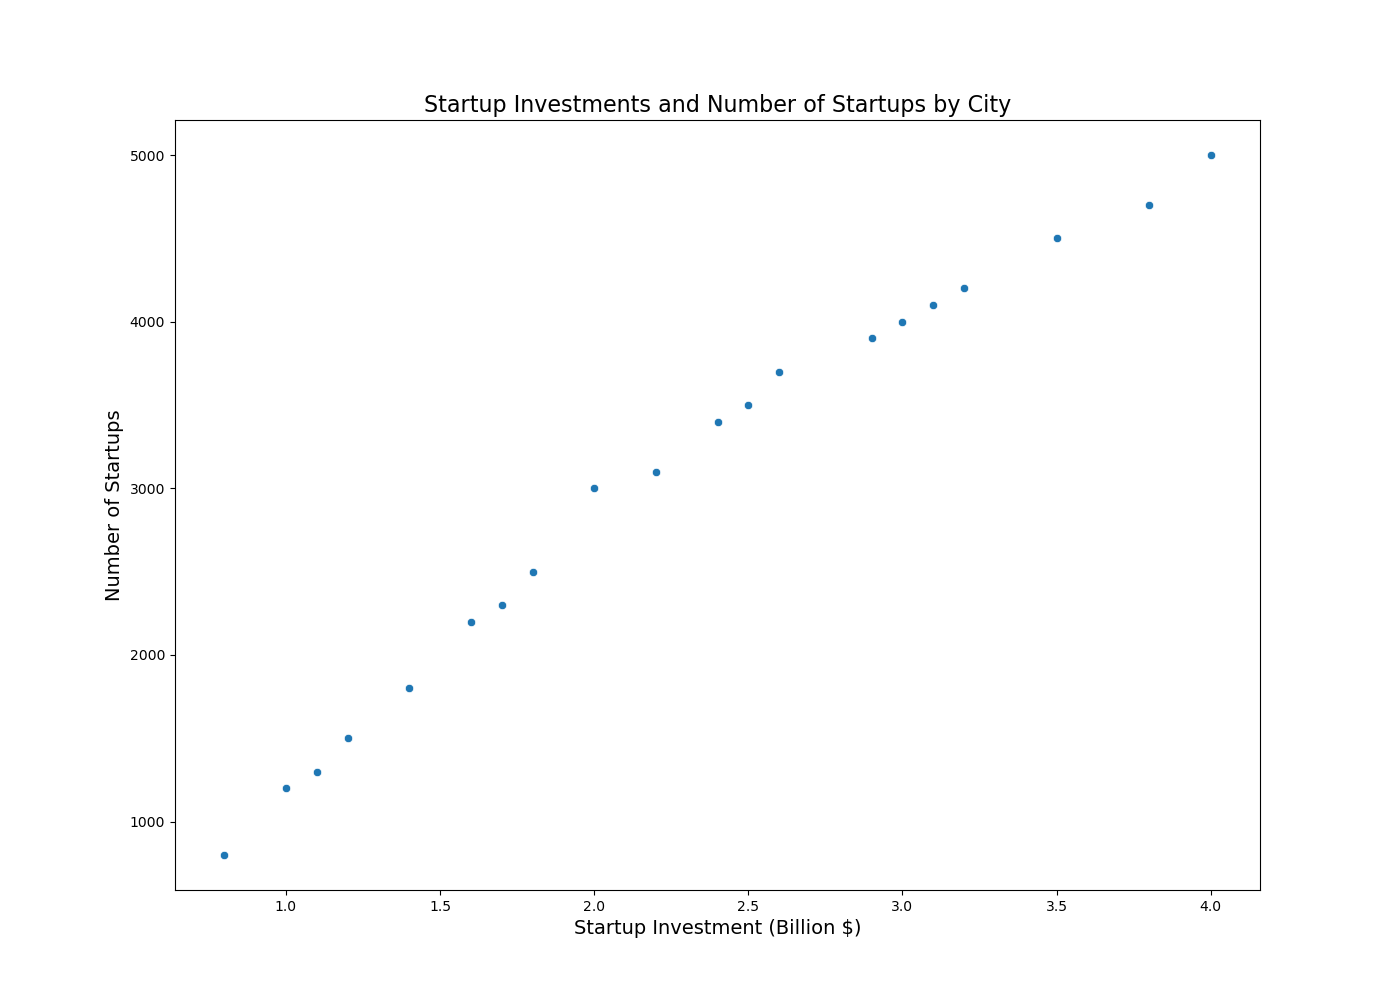

The Python source for this figure:

import seaborn as sns
import pandas as pd
import matplotlib.pyplot as plt

# Create a DataFrame with the provided data
data = {
    'City': ['London', 'New York', 'Los Angeles', 'Tokyo', 'Paris', 'Berlin', 'Moscow', 'Beijing', 'Sydney', 'Rio de Janeiro', 'Cairo', 'Mumbai', 'Chicago', 'Toronto', 'Mexico City', 'Seoul', 'Madrid', 'Johannesburg', 'Dubai', 'Singapore'],
    'Startup_Investment_Billion': [3.5, 4.0, 2.5, 2.0, 1.8, 1.6, 1.2, 3.8, 2.2, 1.0, 0.8, 3.0, 2.6, 2.4, 1.4, 3.2, 1.7, 1.1, 2.9, 3.1],
    'Number_of_Startups': [4500, 5000, 3500, 3000, 2500, 2200, 1500, 4700, 3100, 1200, 800, 4000, 3700, 3400, 1800, 4200, 2300, 1300, 3900, 4100]
}

df = pd.DataFrame(data)

# Plotting the scatterplot
plt.figure(figsize=(14, 10))
scatterplot = sns.scatterplot(data=df, x='Startup_Investment_Billion', y='Number_of_Startups', palette=['#1f77b4', '#ff7f0e'])

scatterplot.set_title('Startup Investments and Number of Startups by City', fontsize=16)
scatterplot.set_xlabel('Startup Investment (Billion $)', fontsize=14)
scatterplot.set_ylabel('Number of Startups', fontsize=14)
plt.show()
